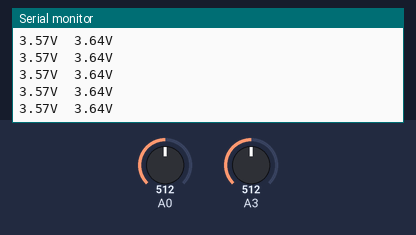
Recording of a sketch running on a simulated Arduino Uno, built with avr-gcc and run on an emulated ATmega328P. Parts: the last lines printed to the serial monitor. The test bench sets the inputs (shaded band); at power-on: A0 = 512, A3 = 512.

Above: at 1.2 s.
1.3 s: A0 set to 716
At 1.56 s:
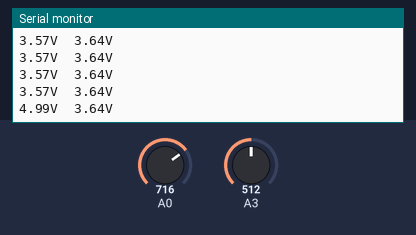
2.8 s: A3 set to 716
At 2.97 s:
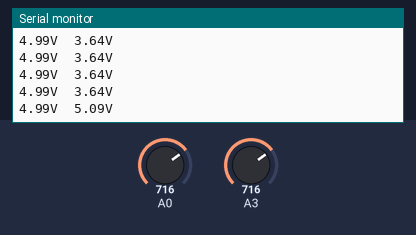
4.3 s: A0 set to 900
At 4.38 s:
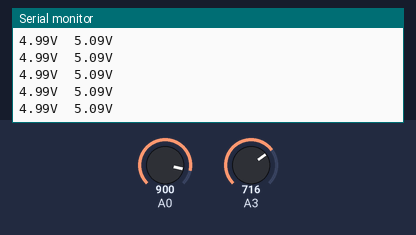
5.8 s: A3 set to 900
At 5.99 s:
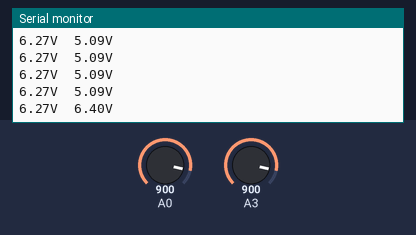
Timing chart, 0 to 8.3 s (numbered marks = the images above; inputs shaded):
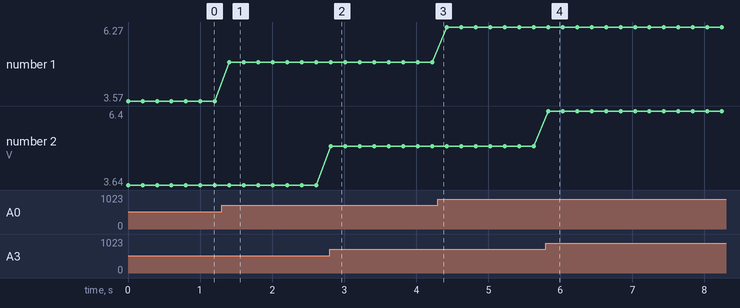

Measured:
- after the input at 1.3 s, the serial monitor: prints a new line after 0.11 s (image 1)
- after the input at 2.8 s, the serial monitor: prints a new line at once (image 2)
- after the input at 5.8 s, the serial monitor: prints a new line at once (image 4)
- plotted number 1: 3.57 → 4.99 after the input at 1.3 s, 4.99 → 6.27 after the input at 4.3 s
- plotted number 2: 3.64 → 5.09 after the input at 2.8 s, 5.09 → 6.4 after the input at 5.8 s

The sketch:

battery_monitor.ino
```cpp
#define LED_PIN 3
#define MON_PIN_0 0
#define MON_PIN_0_SCALER 0.3590205257  // Pin 0 has a voltage divider
#define MON_PIN_3 3
#define MON_PIN_3_SCALER 0.3518185092  // Pin 1 has a voltage divider

#define ADC_STEPS 1024.0
#define VCC 2.56

#define DELAY_MS 200

void setup() {
  // Use the internal 1.1V reference instead of Vcc for the
  // ADC readings.  This is more stable and produces better
  // accuracy, although the voltages need to be divided down
  // to under 1.1V now.
  analogReference(INTERNAL);

  // Turn on serial communication so we can report the readings
  Serial.begin(9600);
}

double GetVoltage(int pin, double scaler) {
  int adc_reading = analogRead(pin);
  return ((double)adc_reading / ADC_STEPS) * VCC / scaler;
}

void loop() {
  Serial.print(GetVoltage(MON_PIN_0, MON_PIN_0_SCALER));
  Serial.print("V\t");
  Serial.print(GetVoltage(MON_PIN_3, MON_PIN_3_SCALER));
  Serial.print("V\n");

  delay(DELAY_MS);
}
```
